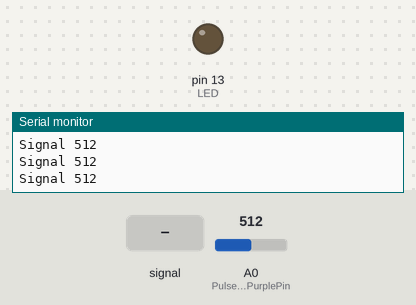
Simulated run of this sketch. Board: Arduino Uno, built with avr-gcc and run on an emulated ATmega328P. Shown: output pins drawn as LEDs (lit = HIGH), the last lines printed to the serial monitor. Dashed ring = blinking. The inputs (shaded band) are chosen by the test bench; at power-on: A0 (PulseSensorPurplePin) = 512.

Above: at 1.2 s.
1.3 s: A0 (PulseSensorPurplePin) fed a 200 Hz sine of ±460 counts around its level
At 3.3 s:
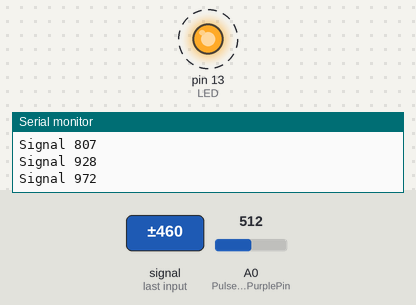
4.3 s: A0 (PulseSensorPurplePin) set to 0
At 4.3 s:
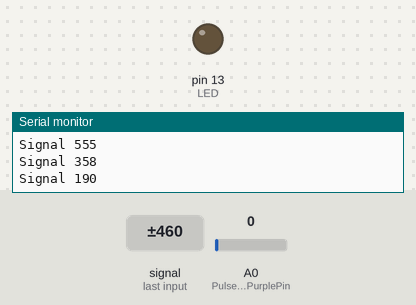
7.3 s: A0 (PulseSensorPurplePin) set to 793
8.8 s: A0 (PulseSensorPurplePin) set to 817
At 10.0 s:
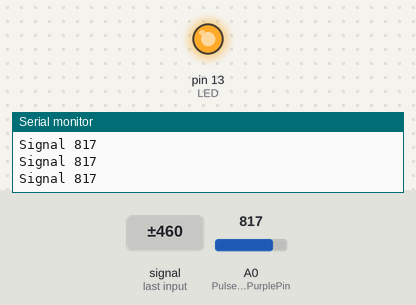
11.8 s: A0 (PulseSensorPurplePin) set to 790
At 12.8 s:
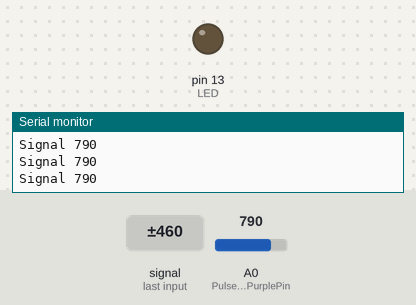
Timing chart, 0 to 14.3 s (numbered marks = the images above; inputs shaded):
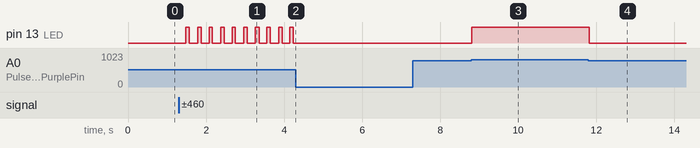

Measured:
- the behaviour switches between 800 and 801 on A0 (PulseSensorPurplePin) (found by bisection; images 2 and 3)
- after the input at 1.3 s, pin 13 (LED): alternates HIGH for 0.08 s and LOW for 0.20 s, starting after 0.19 s
- after the input at 4.3 s, pin 13 (LED): stops changing and stays LOW
- after the input at 8.8 s, pin 13 (LED): LOW → HIGH at once
- after the input at 11.8 s, pin 13 (LED): HIGH → LOW at once

The sketch:

GettingStartedProject.ino
```cpp
/*  PulseSensor Starter Project and Signal Tester
 *  The Best Way to Get Started  With, or See the Raw Signal of, your PulseSensor.com™ & Arduino.
 *
 *  Here is a link to the tutorial
 *  https://pulsesensor.com/pages/code-and-guide
 *
 *  WATCH ME (Tutorial Video):
 *  https://www.youtube.com/watch?v=RbB8NSRa5X4
 *
 *
-------------------------------------------------------------
1) This shows a live human Heartbeat Pulse.
2) Live visualization in Arduino's Cool "Serial Plotter".
3) Blink an LED on each Heartbeat.
4) This is the direct Pulse Sensor's Signal.
5) A great first-step in troubleshooting your circuit and connections.
6) "Human-readable" code that is newbie friendly."

*/


//  Variables
int PulseSensorPurplePin = 0;        // Pulse Sensor PURPLE WIRE connected to ANALOG PIN 0
int LED = LED_BUILTIN;   //  The on-board Arduion LED


int Signal;                // holds the incoming raw data. Signal value can range from 0-1024
int Threshold = 800;       // Determine which Signal to "count as a beat", and which to ingore.


// The SetUp Function:
void setup() {
  pinMode(LED, OUTPUT);         // pin that will blink to your heartbeat!
   Serial.begin(9600);       // Set's up Serial Communication at certain speed.

}

// The Main Loop Function
void loop() {

  Signal = analogRead(PulseSensorPurplePin);  // Read the PulseSensor's value.
                                              // Assign this value to the "Signal" variable.

   Serial.println("Signal " + String(Signal)); // Send "reading " followed by the Signal value to Serial Plotter.


   if(Signal > Threshold){                          // If the signal is above "550", then "turn-on" Arduino's on-Board LED.
     digitalWrite(LED,HIGH);
   } else {
     digitalWrite(LED,LOW);                //  Else, the sigal must be below "550", so "turn-off" this LED.
   }


delay(20);


}
```
